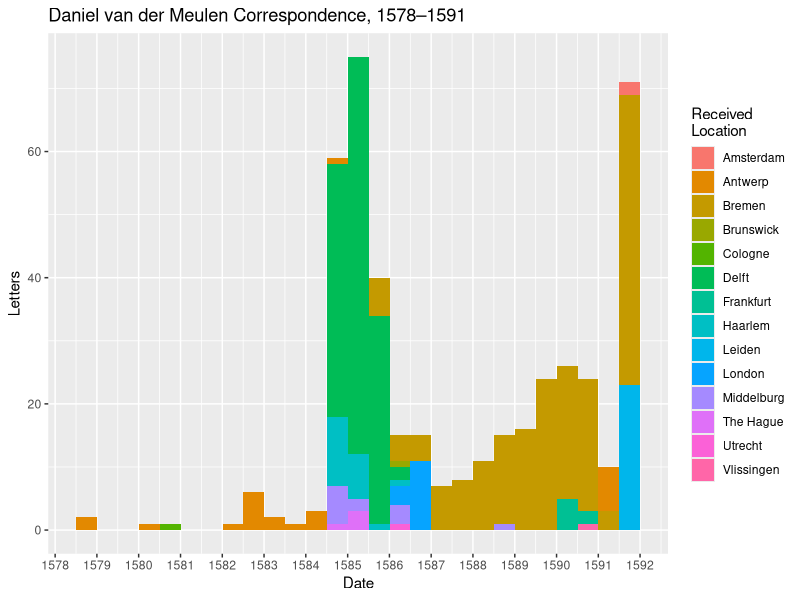
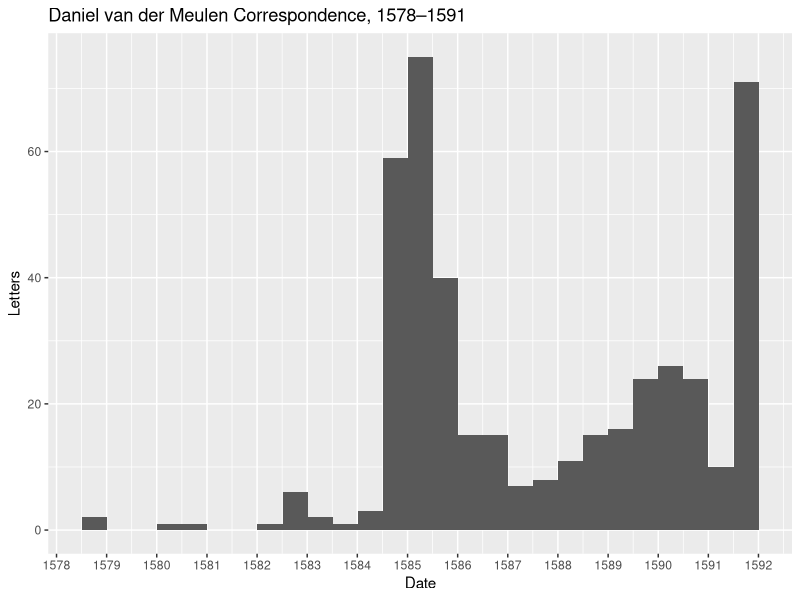
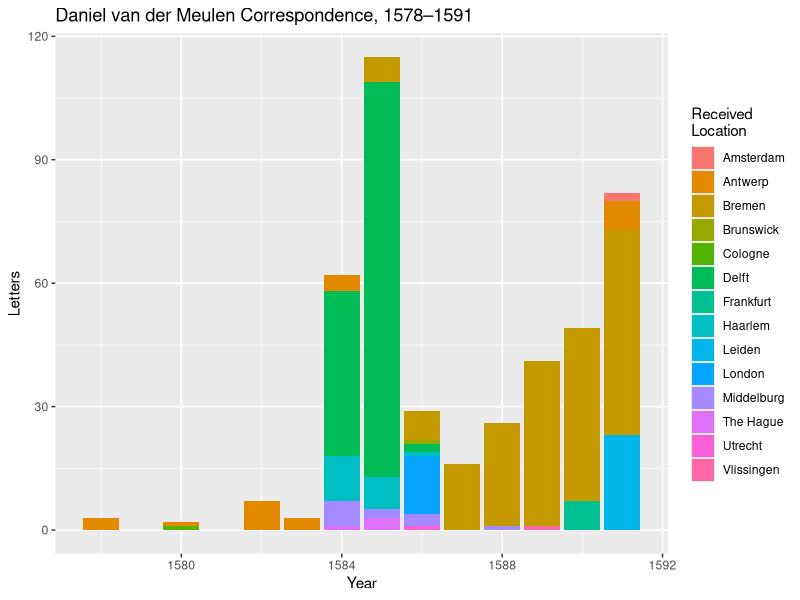

Reproduce these figures in R, in order.
### Histogram and Bar charts by year/date ###

library(tidyverse)

letters <- read_csv("data/dvdm-correspondence-1591.csv")

# Histogram of letters with fill by destination

letters_clean <- filter(letters, destination != "NA")

ggplot(letters_clean) +
  geom_histogram(mapping = aes(x = date, fill = destination), binwidth = 182.5) +
  scale_x_date(date_breaks = "1 year", date_labels = "%Y") +
  labs(title = "Daniel van der Meulen Correspondence, 1578–1591",
       x = "Date", y = "Letters", fill = "Received\nLocation")

ggplot(letters_clean) +
  geom_histogram(mapping = aes(x = date), binwidth = 182.5) +
  scale_x_date(date_breaks = "1 year", date_labels = "%Y") +
  labs(title = "Daniel van der Meulen Correspondence, 1578–1591",
       x = "Date", y = "Letters", fill = "Received\nLocation")

ggplot(letters_clean) +
  geom_bar(mapping = aes(x = year, fill = destination)) +
  labs(title = "Daniel van der Meulen Correspondence, 1578–1591",
       x = "Year", y = "Letters", fill = "Received\nLocation")
